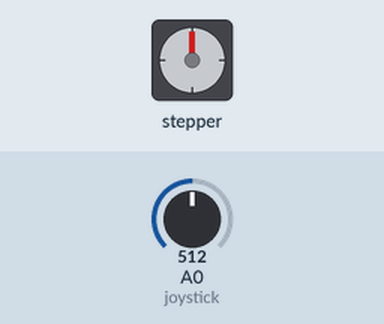
Simulated run of this sketch. Board: Arduino Uno, built with avr-gcc and run on an emulated ATmega328P. On the bench: stepper motor. Inputs (shaded band) come from the test bench; at power-on: A0 (joystick) = 512. Stepper angles assume 2048 steps per turn.

Above: at 1.2 s.
1.3 s: A0 (joystick) set to 490
At 1.8 s:
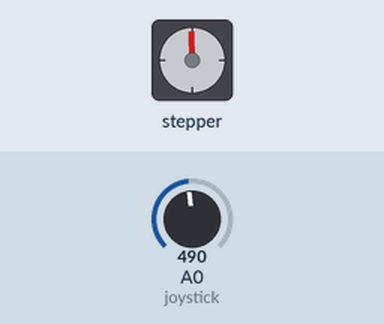
4.3 s: A0 (joystick) set to 306
7.3 s: A0 (joystick) set to 122
At 7.74 s:
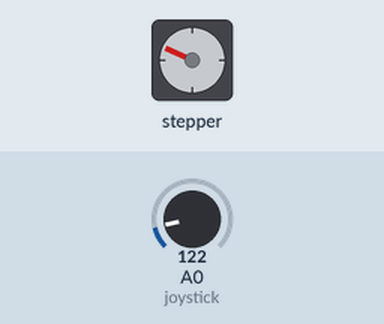
10.3 s: A0 (joystick) set to 0
At 10.48 s:
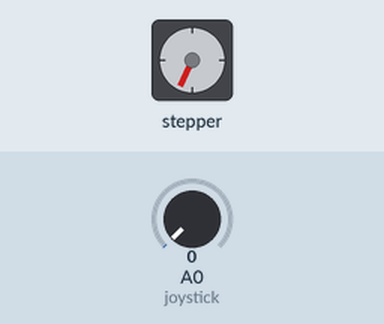
Timing chart, 0 to 17.3 s (numbered marks = the images above; inputs shaded):
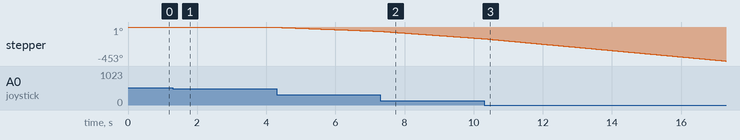

The sketch:

009.ino
```cpp
#include <Stepper.h>

#define STEPS 32
#define IN1 11
#define IN2 10
#define IN3 9
#define IN4 8
#define joystick  A0

Stepper stepper(STEPS, IN4, IN2, IN3, IN1);

void setup(){

}

void loop(){
  int x = analogRead(joystick);

  if(x > 500 && x < 523)
  {
    digitalWrite(IN1, LOW);
    digitalWrite(IN2, LOW);
    digitalWrite(IN3, LOW);
    digitalWrite(IN4, LOW);
  }
  else
  {
    while(x >= 523)
    {
      int speed_ = map(x, 523, 1023, 5, 500);
      stepper.setSpeed(speed_);
      stepper.step(1);
      x = analogRead(joystick);
    }

    while (x <= 500)
    {
      int speed_ = map(x, 500, 0, 5, 500);
      stepper.setSpeed(speed_);
      stepper.step(-1);
      x = analogRead(joystick);
    }
  }

  delay(100);
}
```
